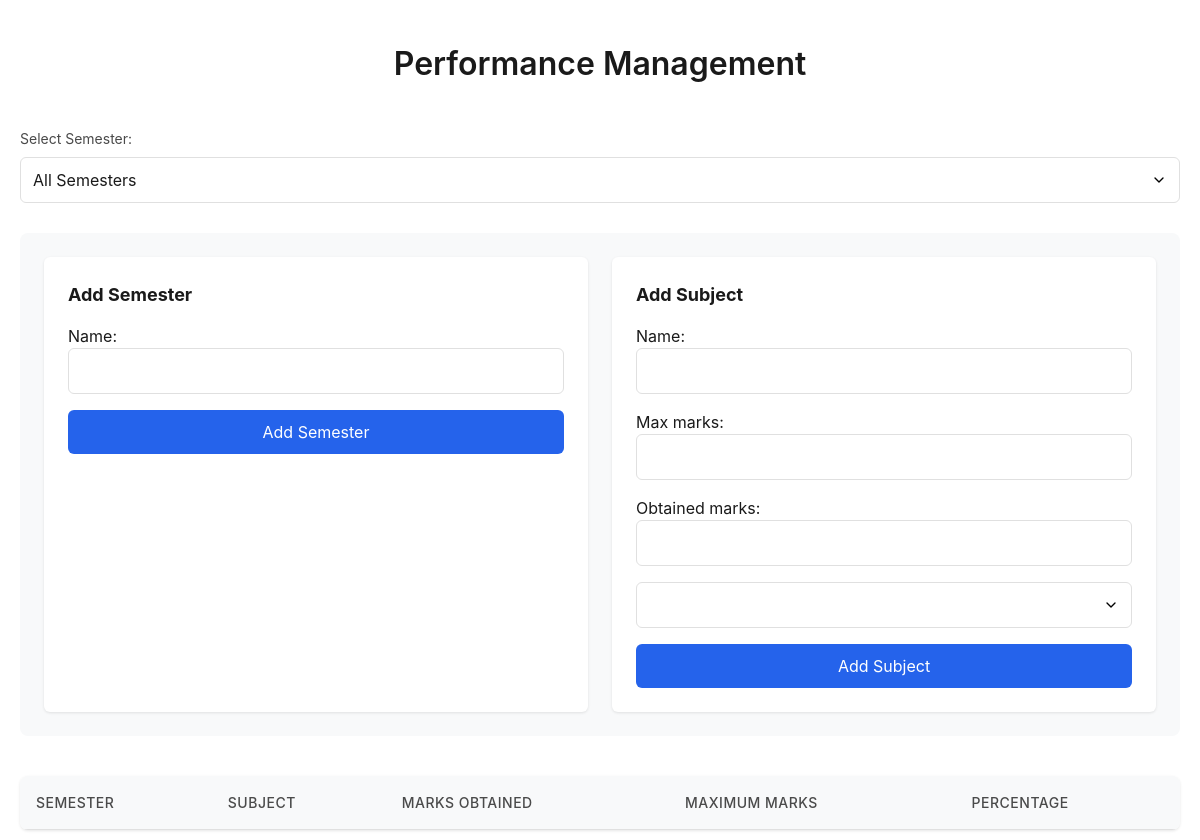
/performance/manage/ (signed in), run on an earlier commit of the app's database.
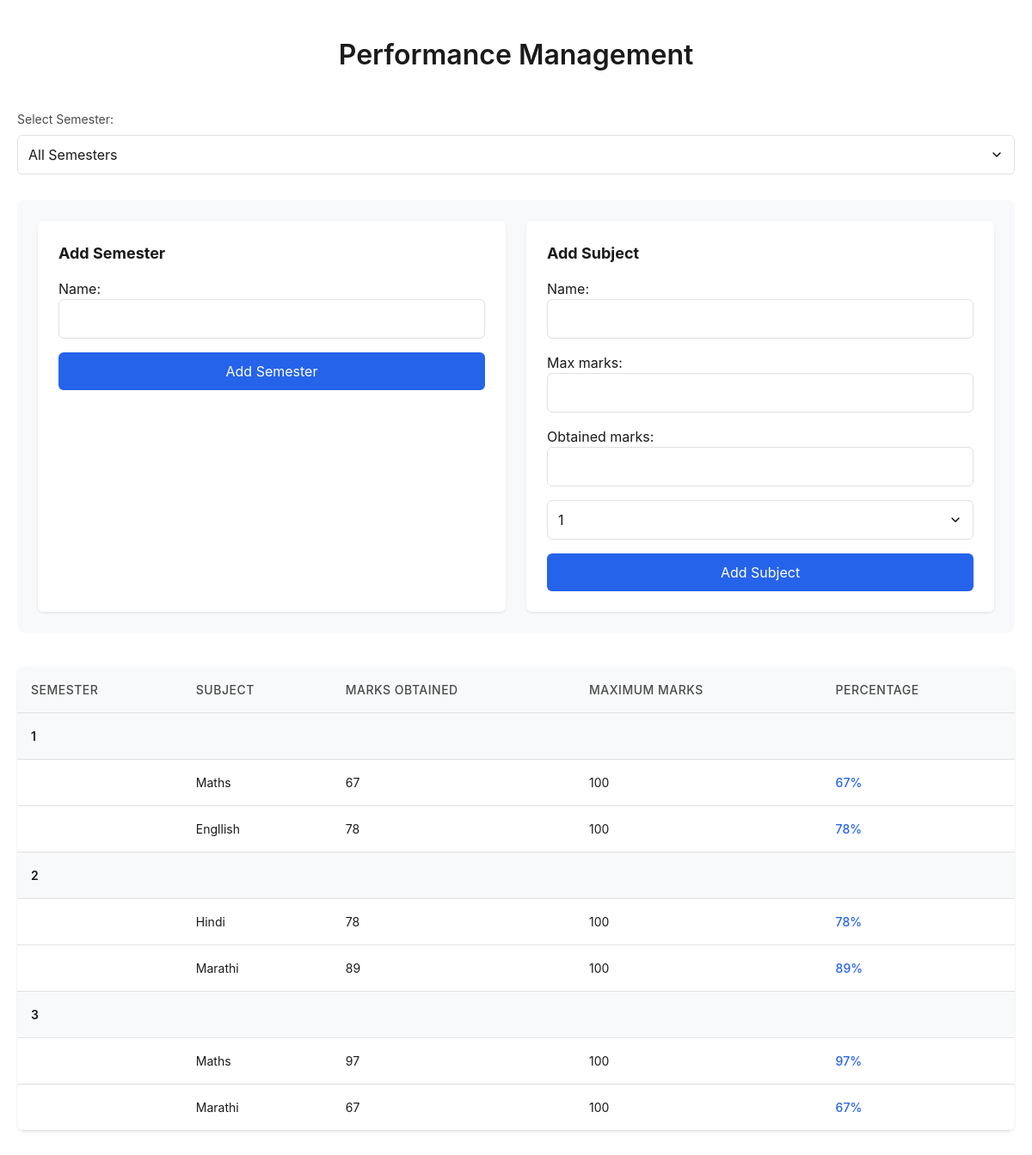
And on a later commit of the database.
### Performance/models.py (models this page shows, shortened)
class Semester(models.Model):
    user = models.ForeignKey(User, on_delete=models.CASCADE)
    name = models.CharField(max_length=100)
    created_at = models.DateTimeField(auto_now_add=True)

class Subject(models.Model):
    semester = models.ForeignKey(Semester, on_delete=models.CASCADE, related_name="subjects")
    name = models.CharField(max_length=100)
    max_marks = models.IntegerField()
    obtained_marks = models.IntegerField(null=True, blank=True)

### Performance/views.py (the view, shortened to what this page needs)
# urls.py: path('manage/', views.manage_performance, name='manage_performance'),
def manage_performance(request):
    semesters = Semester.objects.filter(user=request.user)
    semester_form = SemesterForm()
    subject_form = SubjectForm()
    return render(request, 'performance/add_performance_data.html', {
        'semesters': semesters,
        'semester_form': semester_form,
        'subject_form': subject_form,
    })

### Performance/forms.py
class SemesterForm(forms.ModelForm):
    class Meta:
        model = Semester
        fields = ['name']

class SubjectForm(forms.ModelForm):
    class Meta:
        model = Subject
        fields = ['name', 'max_marks', 'obtained_marks']

### Performance/templates/performance/add_performance_data.html (shortened to what this page needs)
<!DOCTYPE html>
<html lang="en">
<head>
</head>
<body>
    <div class="container">
        <header class="header">
            <h1>Performance Management</h1>
        </header>
        <div class="semester-select">
            <label for="semester-filter">Select Semester:</label>
            <select id="semester-filter" onchange="filterSemester(this.value)">
                <option value="all">All Semesters</option>
            </select>
        </div>
        <div class="forms-container">
            <div class="form-section">
                <h2>Add Semester</h2>
                <form method="post">
                    {{ semester_form.as_p }}
                    <button type="submit" name="add_semester">Add Semester</button>
                </form>
            </div>
            <div class="form-section">
                <h2>Add Subject</h2>
                <form method="post">
                    {{ subject_form.as_p }}
                    <select name="semester_id">
                        {% for semester in semesters %}
                        <option value="{{ semester.id }}">{{ semester.name }}</option>
                        {% endfor %}
                    </select>
                    <button type="submit" name="add_subject">Add Subject</button>
                </form>
            </div>
        </div>
        <div class="table-container">
            <table>
                <thead>
                    <tr>
                        <th>Semester</th>
                        <th>Subject</th>
                        <th>Marks Obtained</th>
                        <th>Maximum Marks</th>
                        <th>Percentage</th>
                    </tr>
                </thead>
                <tbody>
                    {% for semester in semesters %}
                        <tr class="semester-row" data-semester="{{ semester.id }}">
                            <td colspan="5">{{ semester.name }}</td>
                        </tr>
                        {% for subject in semester.subjects.all %}
                        <tr data-semester="{{ semester.id }}">
                            <td></td>
                            <td>{{ subject.name }}</td>
                            <td>{{ subject.obtained_marks }}</td>
                            <td>{{ subject.max_marks }}</td>
                            <td class="percentage">
                                {% widthratio subject.obtained_marks subject.max_marks 100 %}%
                            </td>
                        </tr>
                        {% endfor %}
                    {% endfor %}
                </tbody>
            </table>
        </div>
    </div>
</body>
</html>

### Performance/templates/performance/add_performance_data.html (style rules this page uses)
* { margin: 0; padding: 0; box-sizing: border-box; font-family: -apple-system, BlinkMacSystemFont, 'Segoe UI', Roboto, Oxygen, Ubuntu, Cantarell, sans-serif; }
body { background-color: #ffffff; min-height: 100vh; color: #1a1a1a; line-height: 1.5; }
.container { max-width: 1200px; margin: 40px auto; padding: 0 20px; }
.header { margin-bottom: 40px; }
h1 { font-size: 32px; font-weight: 600; color: #1a1a1a; text-align: center; }
.semester-select { margin-bottom: 30px; }
.semester-select label { display: block; margin-bottom: 8px; color: #4a4a4a; font-size: 14px; }
select { width: 100%; padding: 12px; border: 1px solid #e0e0e0; border-radius: 6px; font-size: 16px; color: #1a1a1a; background-color: #ffffff; cursor: pointer; appearance: none; background-repeat: no-repeat; background-position: right 12px center; background-size: 16px; }
.forms-container { display: grid; grid-template-columns: repeat(auto-fit, minmax(300px, 1fr)); gap: 24px; margin-bottom: 40px; background-color: #f8f9fa; padding: 24px; border-radius: 8px; }
.form-section { background-color: #ffffff; padding: 24px; border-radius: 6px; box-shadow: 0 1px 3px rgba(0, 0, 0, 0.1); }
.form-section h2 { font-size: 18px; margin-bottom: 16px; color: #1a1a1a; }
form { display: flex; flex-direction: column; gap: 16px; }
input { width: 100%; padding: 12px; border: 1px solid #e0e0e0; border-radius: 6px; font-size: 16px; }
button { background-color: #2563eb; color: white; border: none; padding: 12px 24px; border-radius: 6px; font-size: 16px; cursor: pointer; transition: background-color 0.2s; }
.table-container { background-color: #ffffff; border-radius: 8px; box-shadow: 0 1px 3px rgba(0, 0, 0, 0.1); overflow: hidden; }
table { width: 100%; border-collapse: collapse; font-size: 14px; }
th { background-color: #f8f9fa; color: #4a4a4a; font-weight: 500; text-transform: uppercase; letter-spacing: 0.5px; padding: 16px; text-align: left; border-bottom: 1px solid #e0e0e0; }
td { padding: 16px; border-bottom: 1px solid #e0e0e0; color: #1a1a1a; }
.semester-row { background-color: #f8f9fa; }
.semester-row td { font-weight: 600; color: #1a1a1a; }
.percentage { color: #2563eb; font-weight: 500; }

What changed in the data, as far as the page shows it:
added Semester: name "1"
added Subject: name "Maths", obtained_marks "67", max_marks "100", obtained_marks+max_marks "67", shown under "1"
added Subject: name "Engllish", obtained_marks "78", max_marks "100", obtained_marks+max_marks "78", shown under "1"
added Semester: name "2"
added Subject: name "Hindi", obtained_marks "78", max_marks "100", obtained_marks+max_marks "78", shown under "2"
added Subject: name "Marathi", obtained_marks "89", max_marks "100", obtained_marks+max_marks "89", shown under "2"
added Semester: name "3"
added Subject: name "Maths", obtained_marks "97", max_marks "100", obtained_marks+max_marks "97", shown under "3"
added Subject: name "Marathi", obtained_marks "67", max_marks "100", obtained_marks+max_marks "67", shown under "3"
Also different on the page:
form field semester_id: (not shown) → "1"
